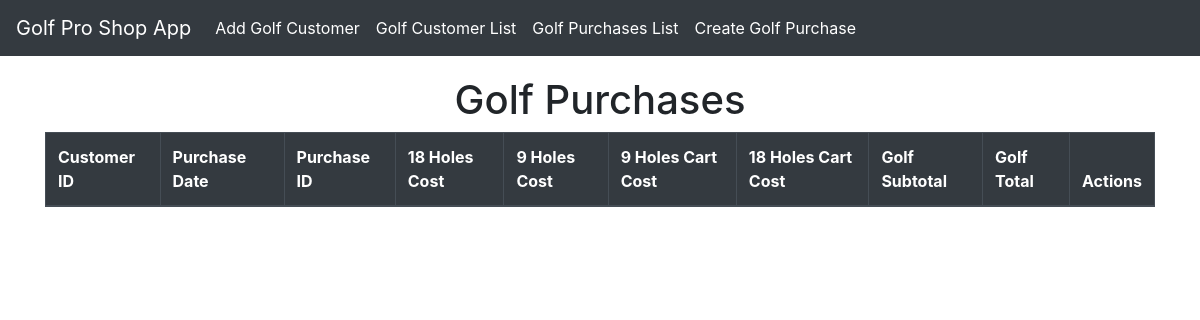
The app's page /gplist/, older data.
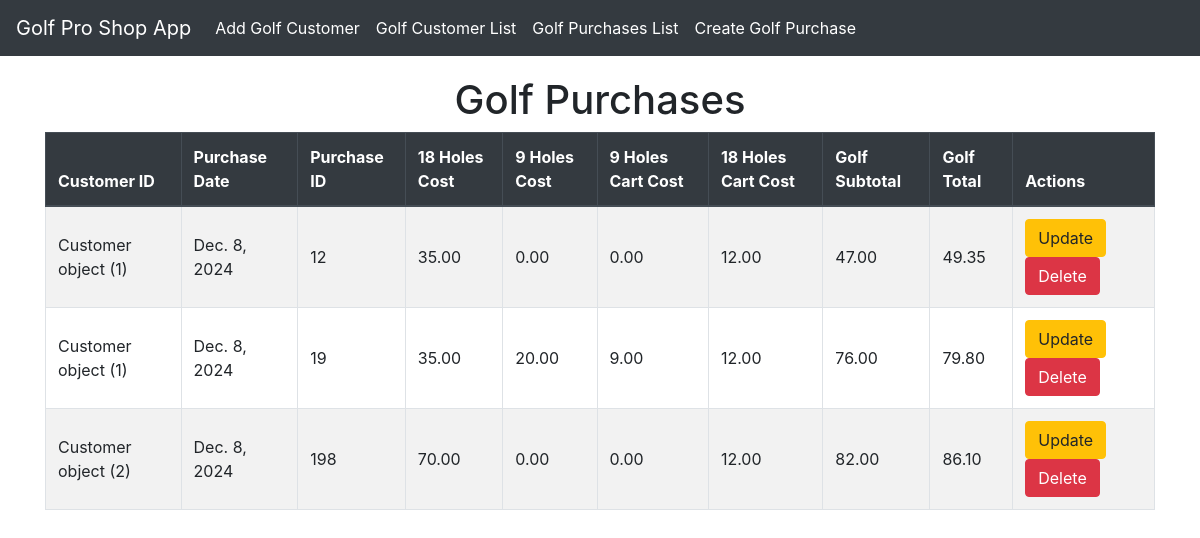
The same page, newer data.
### golfproapp/models.py (models this page shows, shortened)
class Golf_purchases(models.Model):
    customer_id = models.ForeignKey(Customer, on_delete=models.CASCADE)
    gp_date= models.DateField(default=timezone.now)
    gp_id = models.IntegerField(default=1, unique=True)
    holes_18_price = models.DecimalField(default=35.00, max_digits=10, decimal_places=2)
    holes_9_price = models.DecimalField(default=20.00, max_digits=10, decimal_places=2)
    cart_9_price = models.DecimalField(default=9.00, max_digits=10, decimal_places=2)
    cart_18_price = models.DecimalField(default=12.00, max_digits=10, decimal_places=2)
    golf_subtotal = models.DecimalField(default=0.00, max_digits=10, decimal_places=2)
    golf_tax=models.DecimalField(default=.05, max_digits=10, decimal_places=2)
    golf_total=models.DecimalField(default=.05, max_digits=10, decimal_places=2)

class Customer(models.Model):
    customer_id = models.AutoField(primary_key=True)
    golferchoice=[('Y','Yes'),('N','No'),]
    gchoice = models.CharField(max_length=1, choices=golferchoice, default='Y')
    fname = models.TextField(max_length=10, default="Golfer1")
    lname = models.TextField(max_length=10, default="Golfer1Lname")
    g_phone = models.CharField(default="555-867-5309", max_length=15)
    g_email = models.CharField(default="bob.smith@aol.com", max_length=30)

### golfproapp/views.py (the view)
# urls.py: path('gplist/', views.golf_purchases_list_view.as_view(), name = 'golf_purchase_list_view'),
class golf_purchases_list_view(ListView):
    model = Golf_purchases
    template_name = 'golf_purchases_list.html'
    context_object_name='golf_purchase_object_list'
    def get_queryset(self):
        queryset = super().get_queryset()
        return queryset

### golfproapp/templates/golfproapp/golf_purchases_list.html (shortened to what this page needs)
{% extends "golfproapp/layout.html" %}
{% block content %}
    <h1 class="text-center">Golf Purchases</h1>
    <table class="table table-bordered table-striped ">
        <thead class="thead-dark">
            <tr>
                <th>Customer ID</th>
                <th>Purchase Date</th>
                <th>Purchase ID</th>
                <th>18 Holes Cost</th>
                <th>9 Holes Cost</th>
                <th>9 Holes Cart Cost</th>
                <th>18 Holes Cart Cost</th>
                <th>Golf Subtotal</th>
                <th>Golf Total</th>
                <th>Actions</th>
            </tr>
        </thead>
        <tbody>
            {% for golf_purchase in object_list %}
            <tr>
                <td>{{ golf_purchase.customer_id }} </td>
                <td>{{ golf_purchase.gp_date }} </td>
                <td>{{ golf_purchase.gp_id }} </td>
                <td>{{ golf_purchase.holes_18_price }} </td>
                <td>{{ golf_purchase.holes_9_price }} </td>
                <td>{{ golf_purchase.cart_9_price }} </td>
                <td>{{ golf_purchase.cart_18_price }} </td>
                <td>{{ golf_purchase.golf_subtotal }} </td>
                <td>{{ golf_purchase.golf_total }} </td>
                <td>
                    <a href="{% url 'golf_purchase_update' golf_purchase.gp_id %}" class="btn btn-warning" >Update</a>
                    <a href="{% url 'golf_purchase_delete' golf_purchase.gp_id %}" class="btn btn-danger" >Delete</a>
                </td>
            </tr>
            {% endfor %}
        </tbody>
    </table>
{% endblock %}

### golfproapp/templates/golfproapp/layout.html (shortened to what this page needs)
<!DOCTYPE html>
<html lang="en">
<head>
    <link href="https://cdn.jsdelivr.net/npm/bootstrap@4.5.2/dist/css/bootstrap.min.css" rel="stylesheet">
</head>
<body>
    <nav class="navbar navbar-expand-lg navbar-dark fixed-top">
        <a class="navbar-brand" href="{% url 'home' %}">Golf Pro Shop App</a>
        <div class="collapse navbar-collapse" id="navbarNav">
            <ul class="navbar-nav">
                <li class="nav-item">
                    <a class="nav-link" href="{% url 'customer_create' %}">Add Golf Customer</a>
                </li>
                <li class="nav-item">
                    <a class="nav-link" href="{% url 'customer_list' %}">Golf Customer List</a>
                </li>
                <li class="nav-item">
                    <a class="nav-link" href="{% url 'golf_purchase_list_view' %}">Golf Purchases List</a>
                </li>
                <li class="nav-item">
                    <a class="nav-link" href="{% url 'golf_purchase_create' %}">Create Golf Purchase</a>
                </li>
            </ul>
        </div>
    </nav>
    <div class="container">
        {% block content %}{% endblock  %}
    </div>
</body>
</html>

### golfproapp/templates/golfproapp/layout.html (style rules this page uses)
body { padding-top: 56px; }
.navbar { background-color: #343a40; }
.navbar-brand, .nav-link { color: #fff !important; }
.container { margin-top: 20px; }
.table th, .table td { vertical-align: middle; }

Row changes from the older to the newer data that the page shows:
added Golf_purchases: customer_id "Customer object (1)", gp_date "Dec. 8, 2024", gp_id "12", holes_18_price "35.00", holes_9_price "0.00", cart_9_price "0.00", cart_18_price "12.00", golf_subtotal "47.00", golf_total "49.35"
added Golf_purchases: customer_id "Customer object (1)", gp_date "Dec. 8, 2024", gp_id "19", holes_18_price "35.00", holes_9_price "20.00", cart_9_price "9.00", cart_18_price "12.00", golf_subtotal "76.00", golf_total "79.80"
added Golf_purchases: customer_id "Customer object (2)", gp_date "Dec. 8, 2024", gp_id "198", holes_18_price "70.00", holes_9_price "0.00", cart_9_price "0.00", cart_18_price "12.00", golf_subtotal "82.00", golf_total "86.10"
